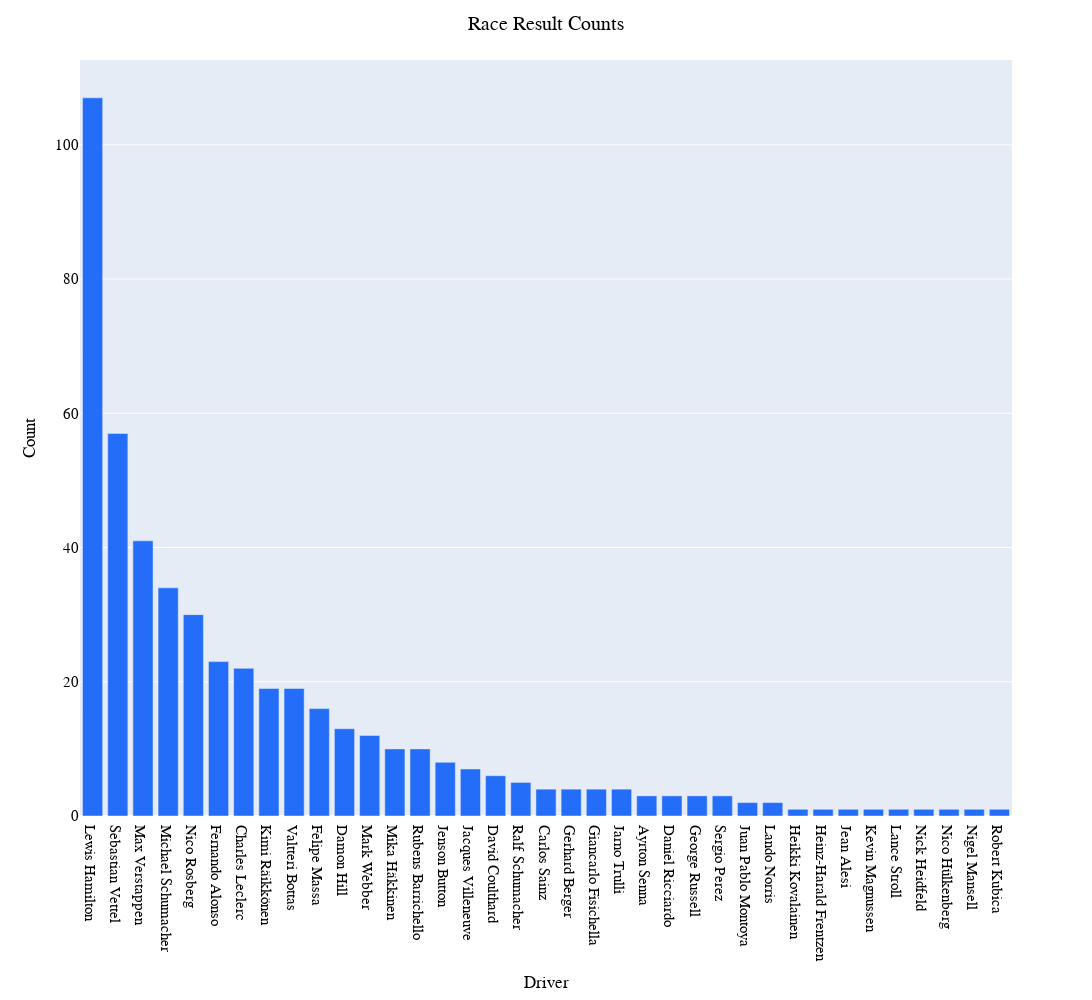

Notebook code cell kept with this figure:
### Code cell
fig_lap=px.bar(grouped2, 
           x="Driver", 
           y="Count", 
        #    facet_col='Position', facet_col_wrap=1, 
           height=1000,
           width=1800,
            color_discrete_map={
                 "HAM": "#6CD3BF",
                 "VER": "#3860C6",
                 "OCO": "#2293D1",
                 "NOR": "#F58020",
                 "MAG": "#B6BABD",
                 "ALB": "#37BEDD",
                 "BOT": "#C92D4B",
                 "LEC": "#F91536",
                 "VET": "#358C75",
                 "GAS": "#5E8FAA",
                 "RUS": "#6CD3BF",
                 "PER": "#3860C6",
                 "ALO": "#2293D1",
                 "RIC": "#F58020",
                 "MSC": "#B6BABD",
                 "LAT": "#37BEDD",
                 "ZHO": "#C92D4B",
                 "SAI": "#F91536",
                 "STR": "#358C75",
                 "TSU": "#5E8FAA"
                 }
        )
fig_lap.update_layout(
    hoverlabel=dict(
        bgcolor="white",
        font_size=16,
        font_family="PT Sans Narrow"
    ),
    title="Race Result Counts",
    title_x=0.5,
    yaxis = dict(tickfont = dict(size=15)),
    xaxis = dict(tickfont = dict(size=15)),
    font=dict(
        family="PT Sans Narrow",
        size=14,
        color="Black"
    ),
    title_font_family="PT Sans Narrow"
)
fig_lap.update_traces(marker_color='#246DF8')

### Figure 1 — Plotly figure (JSON) as saved in the notebook; plotly's stock layout.template omitted (floating-point values rounded to 4 significant figures)
{"data": [{"alignmentgroup": "True", "hovertemplate": "Driver=%{x}<br>Count=%{y}<extra></extra>", "legendgroup": "", "marker": {"color": "#246DF8", "pattern": {"shape": ""}}, "name": "", "offsetgroup": "", "orientation": "v", "showlegend": false, "textposition": "auto", "type": "bar", "x": ["Lewis Hamilton", "Sebastian Vettel", "Max Verstappen", "Michael Schumacher", "Nico Rosberg", "Fernando Alonso", "Charles Leclerc", "Kimi Räikkönen", "Valtteri Bottas", "Felipe Massa", "Damon Hill", "Mark Webber", "Mika Häkkinen", "Rubens Barrichello", "Jenson Button", "Jacques Villeneuve", "David Coulthard", "Ralf Schumacher", "Carlos Sainz", "Gerhard Berger", "Giancarlo Fisichella", "Jarno Trulli", "Ayrton Senna", "Daniel Ricciardo", "George Russell", "Sergio Perez", "Juan Pablo Montoya", "Lando Norris", "Heikki Kovalainen", "Heinz-Harald Frentzen", "Jean Alesi", "Kevin Magnussen", "Lance Stroll", "Nick Heidfeld", "Nico Hülkenberg", "Nigel Mansell", "Robert Kubica"], "xaxis": "x", "y": [107, 57, 41, 34, 30, 23, 22, 19, 19, 16, 13, 12, 10, 10, 8, 7, 6, 5, 4, 4, 4, 4, 3, 3, 3, 3, 2, 2, 1, 1, 1, 1, 1, 1, 1, 1, 1], "yaxis": "y"}], "layout": {"barmode": "relative", "font": {"color": "Black", "family": "PT Sans Narrow", "size": 14}, "height": 1000, "hoverlabel": {"bgcolor": "white", "font": {"family": "PT Sans Narrow", "size": 16}}, "legend": {"tracegroupgap": 0}, "margin": {"t": 60}, "title": {"font": {"family": "PT Sans Narrow"}, "text": "Race Result Counts", "x": 0.5}, "width": 1800, "xaxis": {"anchor": "y", "domain": [0, 1], "tickfont": {"size": 15}, "title": {"text": "Driver"}}, "yaxis": {"anchor": "x", "domain": [0, 1], "tickfont": {"size": 15}, "title": {"text": "Count"}}}}
